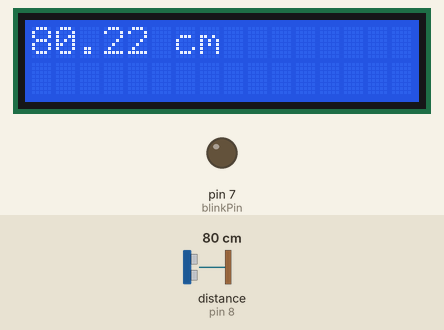
Recording of a sketch running on a simulated Arduino Uno, built with avr-gcc and run on an emulated ATmega328P. Parts: 16×2 character LCD, output pins drawn as LEDs (lit = HIGH). Dashed ring = blinking. The test bench sets the inputs (shaded band); at power-on: distance to the obstacle (sensor on pin 8) 80 cm. The echo pulse lasts 58.3 µs per cm.

Above: at 0.55 s.
1.3 s: distance to the obstacle (sensor on pin 8) set to 4 cm
At 2.15 s:
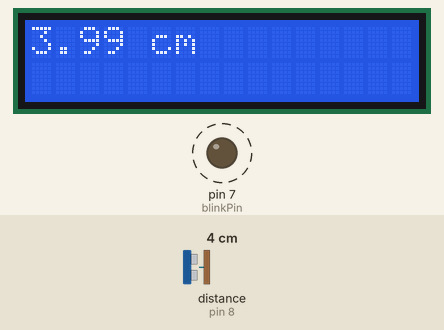
3.1 s: distance to the obstacle (sensor on pin 8) set to 2 cm
At 5.1 s:
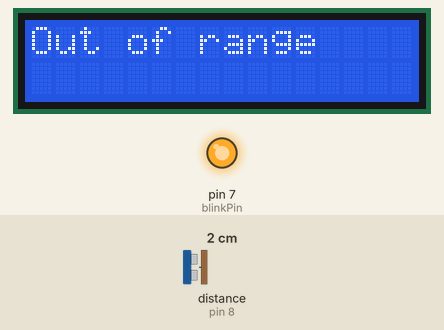
6.1 s: distance to the obstacle (sensor on pin 8) set to 9 cm
At 6.87 s:
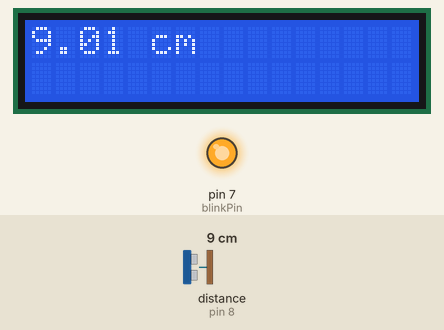
7.9 s: distance to the obstacle (sensor on pin 8) set to 2 cm
At 10.8 s:
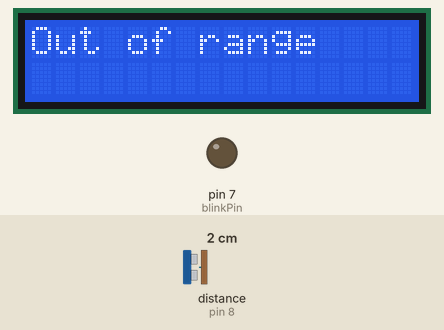
Timing chart, 0 to 11.9 s (numbered marks = the images above; inputs shaded):
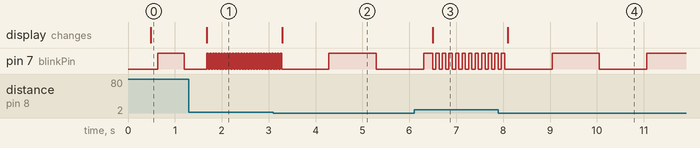

Measured:
- the behaviour switches between 3 and 2 cm on distance to the obstacle (sensor on pin 8) (found by bisection; images 1 and 2)
- after the input at 1.3 s, the display: changes after 0.38 s (image 1)
- after the input at 3.1 s, the display: changes after 0.19 s (image 2)
- after the input at 6.1 s, the display: changes after 0.39 s (image 3)
- after the input at 7.9 s, the display: changes after 0.20 s (image 4)

The sketch:

ltrasonic-HC-SR04_w_I2C_LCD_-_Warning_LED_-_New_Ping_Library.ino
```cpp
// work in progress, trying to combine infrared

#include <Wire.h>
#include <Adafruit_RGBLCDShield.h>
#include <MsTimer2.h>
#include <NewPing.h>

#define trigPin 10
#define echoPin 8

Adafruit_RGBLCDShield lcd = Adafruit_RGBLCDShield();

#define TRIGGER_PIN  10
#define ECHO_PIN     8
#define MAX_DISTANCE 400

int checkLed = 10;		// How many ms to load into Timer2
const int blinkPin = 7;		// warning led connected to this led
int blinkRate = 1000;    // start with led on and off for 1 sec
long time;
long lasttime;
long lastping;

NewPing sonar(TRIGGER_PIN, ECHO_PIN, MAX_DISTANCE);
float duration, distance;

void setup()
{
	Serial.begin(9600);

	pinMode(trigPin, OUTPUT); 	// Setup digital pins
	pinMode(echoPin, INPUT);
	pinMode(blinkPin, OUTPUT);

	lcd.begin(16, 2);
	lcd.setCursor(0, 0);
	MsTimer2::set(checkLed, blink);
	MsTimer2::start();
	lasttime = millis();
	time = lasttime;
	lastping = lasttime;

}

void loop()
{
	char incomingByte;
	update_sonar();
}
void update_lcd()
{
	lcd.clear();  // prepare to write new message
	if (distance >= MAX_DISTANCE || distance <= 2)
	{
		lcd.println("Out of range");
		blinkRate = 1000;     // reset the blink rate of the led
	}
	else
	{
		lcd.print(distance);
		lcd.print(" cm");
		blinkRate =  7 * distance;  // as distance decreases decrease the time led is on/off, thus increasing it's rate
	}

}
void update_sonar()
{

	time = millis();
	if ((time - lastping) > 400)    // only check ping and update display if 400 ms passed
	{
		lastping = time;
		int uS = sonar.ping();
		distance = (uS / 2) * 0.0344;

		// convert distance to inches
		// distance = distance / 2.54;
		update_lcd();
	}
}

/* Interrupt service routing called by Timer2, toggle LED
 * Rate increases as object draws closer
 */

void blink()
{
	static boolean blinkLed;

	time = millis();

	if ((time - lasttime) > blinkRate)  // is it time to toggle LED?
	{
		blinkLed = !blinkLed;
		digitalWrite(blinkPin, blinkLed);
		lasttime = time;
	}
}
```
